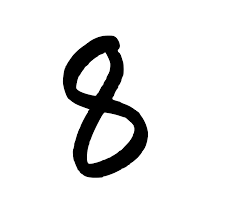
#> input picture Prueba Python/photo.png, 229 x 220 px
$ python ToPBM.py   (older library calls are emulated)
#> lines starting #> are read from the running program, lines starting #| are printed output that depends on the picture
import PIL
from PIL import Image

im = Image.open("photo.png")
#> im is the input picture: PIL image 229x220 P; min 0, max 255, mean 229.2
im = im.convert('L')
#> im: PIL image 229x220 L
im = im.resize((70,70), PIL.Image.ANTIALIAS)
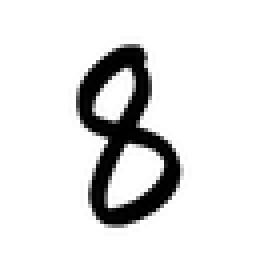
#> im: PIL image 70x70 L (shown 4 times larger); min 0, max 255, mean 229.3
pix = im.load()
[width, height] = im.size
#> width = 70; height = 70

string = "P1\n"
string += "#000000 0 4\n"
string += str(width) + " " + str(height) + "\n"


for j in range(height):
	for i in range(width):
		px = pix[i,j]
		if px < 40:
			px = 1
		else:
			px = 0

		string += str(px)
		string += " "

	string += "\n"
string += "\n"

pbm_file = open("photo.pbm", "w")
pbm_file.write(string)
pbm_file.close()

$ run again, with Prueba Python/5.jpg saved as Prueba Python/photo.png
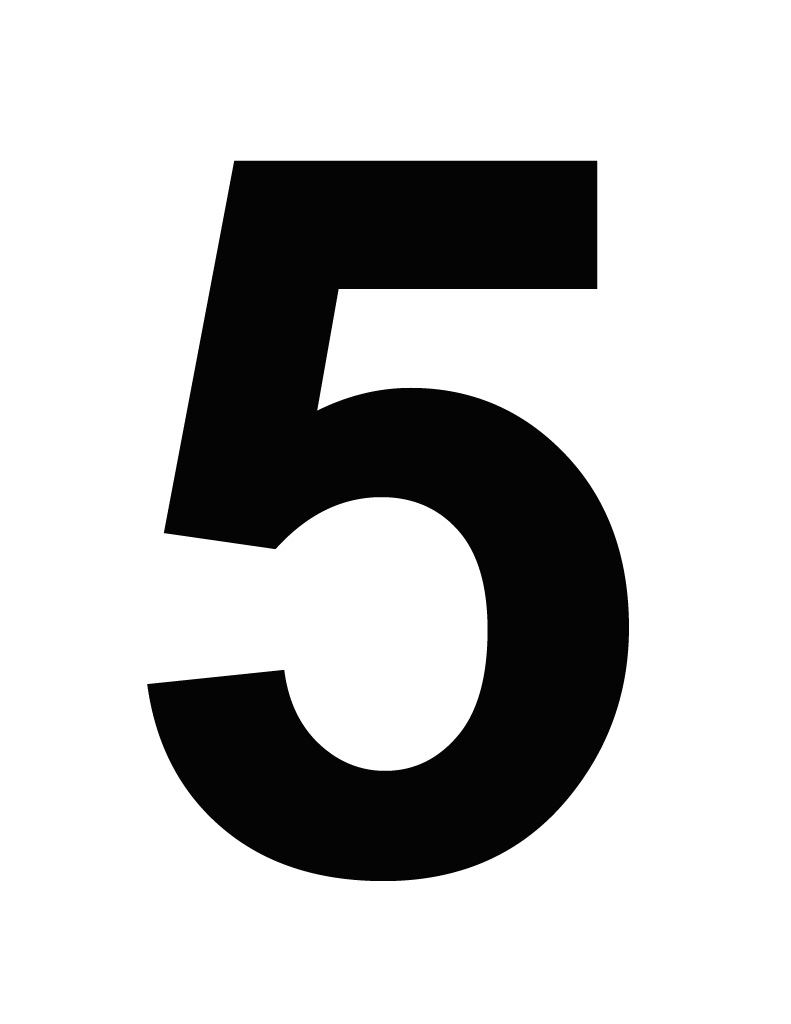
#> input picture Prueba Python/5.jpg, 791 x 1024 px
#> im is the input picture: PIL image 791x1024 RGB; min 0, max 255, mean 194.7
#> `im = im.resize((70,70), PIL.Image.ANTIALIAS)`:
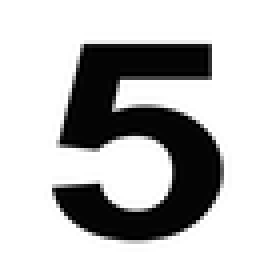
#> im: PIL image 70x70 L (shown 4 times larger); min 0, max 255, mean 194.5
